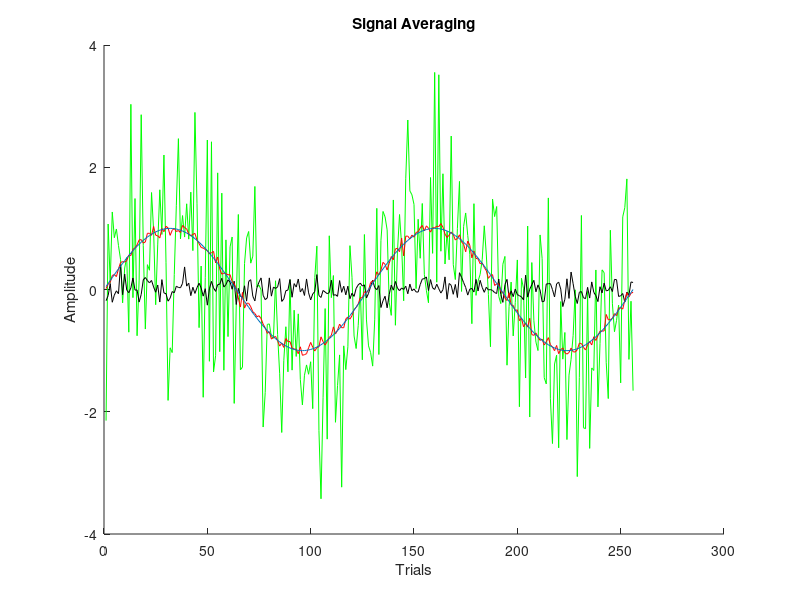

Recreate this plot in MATLAB. (Note: this script raises an error after producing the figure.)
   % create [sz x sz] matrix
   % fill the matrix with noise
   
   sz=256;
   NOISE_TRIALS=randn(sz);
   
   % create signal with a sine wave
   % divide the array SZ by sz/2
   SZ=1:sz;                         
   SZ=SZ/(sz/2);                   
   S=sin(2*pi*SZ);
       for i=1:sz;                      
           NOISE_TRIALS(i,:) = NOISE_TRIALS(i,:) + S;
       end;
   % create the average
   average=sum(NOISE_TRIALS)/sz;   
   odd_average=sum(NOISE_TRIALS(1:2:sz,:))/(sz/2);
   even_average=sum(NOISE_TRIALS(2:2:sz,:))/(sz/2);
   noise_estimate=odd_average-even_average;
   % create plot
   figure
   hold
   plot(NOISE_TRIALS(1,:),'g')
   plot(noise_estimate,'k')
   plot(average,'r')
   plot(S)
   xlabel('Trials')
   ylabel('Amplitude')
   title('Signal Averaging')
   gtext('Signal: Blue')
   gtext('Single trial: Green')
   gtext('Noise estimate: Black')
   gtext('Average: Red')